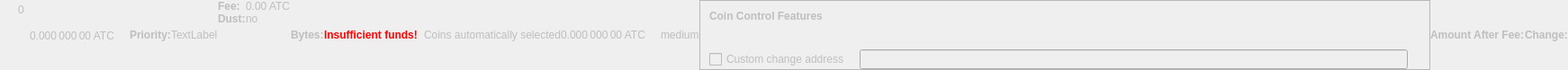
    <widget class="QWidget" name="dummyHideWidget" native="true">
     <property name="enabled">
      <bool>false</bool>
     </property>
     <property name="maximumSize">
      <size>
       <width>100</width>
       <height>22</height>
      </size>
     </property>
     <layout class="QHBoxLayout" name="dummyHideLayout">
      <property name="spacing">
       <number>0</number>
      </property>
      <property name="leftMargin">
       <number>0</number>
      </property>
      <property name="topMargin">
       <number>0</number>
      </property>
      <property name="rightMargin">
       <number>0</number>
      </property>
      <property name="bottomMargin">
       <number>0</number>
      </property>
      <item>
       <layout class="QFormLayout" name="formLayoutCoinControl1">
        <property name="horizontalSpacing">
         <number>10</number>
        </property>
        <property name="verticalSpacing">
         <number>14</number>
        </property>
        <property name="leftMargin">
         <number>10</number>
        </property>
        <property name="topMargin">
         <number>4</number>
        </property>
        <property name="rightMargin">
         <number>6</number>
        </property>
        <item row="0" column="1">
         <widget class="QLabel" name="labelCoinControlBytes">
          <property name="cursor">
           <cursorShape>IBeamCursor</cursorShape>
          </property>
          <property name="contextMenuPolicy">
           <enum>Qt::ActionsContextMenu</enum>
          </property>
          <property name="text">
           <string notr="true">0</string>
          </property>
          <property name="textInteractionFlags">
           <set>Qt::LinksAccessibleByMouse|Qt::TextSelectableByKeyboard|Qt::TextSelectableByMouse</set>
          </property>
         </widget>
        </item>
       </layout>
      </item>
      <item>
       <widget class="QLabel" name="labelCoinControlAfterFee">
        <property name="enabled">
         <bool>false</bool>
        </property>
        <property name="sizePolicy">
         <sizepolicy hsizetype="Fixed" vsizetype="Fixed">
          <horstretch>0</horstretch>
          <verstretch>0</verstretch>
         </sizepolicy>
        </property>
        <property name="minimumSize">
         <size>
          <width>111</width>
          <height>12</height>
         </size>
        </property>
        <property name="maximumSize">
         <size>
          <width>111</width>
          <height>12</height>
         </size>
        </property>
        <property name="cursor">
         <cursorShape>IBeamCursor</cursorShape>
        </property>
        <property name="contextMenuPolicy">
         <enum>Qt::ActionsContextMenu</enum>
        </property>
        <property name="text">
         <string notr="true">0.000 000 00 ATC</string>
        </property>
        <property name="textInteractionFlags">
         <set>Qt::LinksAccessibleByMouse|Qt::TextSelectableByKeyboard|Qt::TextSelectableByMouse</set>
        </property>
       </widget>
      </item>
      <item>
       <widget class="QLabel" name="labelCoinControlPriorityText">
        <property name="enabled">
         <bool>false</bool>
        </property>
        <property name="font">
         <font>
          <weight>75</weight>
          <bold>true</bold>
         </font>
        </property>
        <property name="text">
         <string>Priority:</string>
        </property>
       </widget>
      </item>
      <item>
       <layout class="QHBoxLayout" name="horizontalLayout">
        <item>
         <widget class="QLabel" name="WarningLabel">
          <property name="text">
           <string>TextLabel</string>
          </property>
         </widget>
        </item>
       </layout>
      </item>
      <item>
       <layout class="QFormLayout" name="formLayoutCoinControl3">
        <property name="horizontalSpacing">
         <number>0</number>
        </property>
        <property name="verticalSpacing">
         <number>0</number>
        </property>
        <property name="leftMargin">
         <number>0</number>
        </property>
        <property name="topMargin">
         <number>0</number>
        </property>
        <property name="rightMargin">
         <number>0</number>
        </property>
        <item row="0" column="0">
         <widget class="QLabel" name="labelCoinControlFeeText">
          <property name="enabled">
           <bool>false</bool>
          </property>
          <property name="font">
           <font>
            <weight>75</weight>
            <bold>true</bold>
           </font>
          </property>
          <property name="text">
           <string>Fee:</string>
          </property>
          <property name="margin">
           <number>0</number>
          </property>
         </widget>
        </item>
        <item row="0" column="1">
         <widget class="QLabel" name="labelCoinControlFee">
          <property name="enabled">
           <bool>false</bool>
          </property>
          <property name="cursor">
           <cursorShape>IBeamCursor</cursorShape>
          </property>
          <property name="contextMenuPolicy">
           <enum>Qt::ActionsContextMenu</enum>
          </property>
          <property name="text">
           <string notr="true">0.00 ATC</string>
          </property>
          <property name="textInteractionFlags">
           <set>Qt::LinksAccessibleByMouse|Qt::TextSelectableByKeyboard|Qt::TextSelectableByMouse</set>
          </property>
         </widget>
        </item>
        <item row="1" column="0">
         <widget class="QLabel" name="labelCoinControlLowOutputText">
          <property name="enabled">
           <bool>false</bool>
          </property>
          <property name="font">
           <font>
            <weight>75</weight>
            <bold>true</bold>
           </font>
          </property>
          <property name="text">
           <string>Dust:</string>
          </property>
         </widget>
        </item>
        <item row="1" column="1">
         <widget class="QLabel" name="labelCoinControlLowOutput">
          <property name="enabled">
           <bool>false</bool>
          </property>
          <property name="cursor">
           <cursorShape>IBeamCursor</cursorShape>
          </property>
          <property name="contextMenuPolicy">
           <enum>Qt::ActionsContextMenu</enum>
          </property>
          <property name="text">
           <string>no</string>
          </property>
          <property name="textInteractionFlags">
           <set>Qt::LinksAccessibleByMouse|Qt::TextSelectableByKeyboard|Qt::TextSelectableByMouse</set>
          </property>
         </widget>
        </item>
       </layout>
      </item>
      <item>
       <widget class="QLabel" name="labelCoinControlBytesText">
        <property name="enabled">
         <bool>false</bool>
        </property>
        <property name="font">
         <font>
          <weight>75</weight>
          <bold>true</bold>
         </font>
        </property>
        <property name="text">
         <string>Bytes:</string>
        </property>
       </widget>
      </item>
      <item>
       <layout class="QFormLayout" name="formLayoutCoinControl2">
        <property name="horizontalSpacing">
         <number>0</number>
        </property>
        <property name="verticalSpacing">
         <number>0</number>
        </property>
        <property name="leftMargin">
         <number>0</number>
        </property>
        <property name="topMargin">
         <number>0</number>
        </property>
        <property name="rightMargin">
         <number>0</number>
        </property>
       </layout>
      </item>
      <item>
       <layout class="QHBoxLayout" name="horizontalLayoutCoinControl2">
        <property name="spacing">
         <number>0</number>
        </property>
        <property name="bottomMargin">
         <number>0</number>
        </property>
       </layout>
      </item>
      <item>
       <widget class="QLabel" name="labelCoinControlInsuffFunds">
        <property name="enabled">
         <bool>false</bool>
        </property>
        <property name="minimumSize">
         <size>
          <width>0</width>
          <height>0</height>
         </size>
        </property>
        <property name="font">
         <font>
          <weight>75</weight>
          <bold>true</bold>
         </font>
        </property>
        <property name="styleSheet">
         <string notr="true">color:red;font-weight:bold;</string>
        </property>
        <property name="text">
         <string>Insufficient funds!</string>
        </property>
        <property name="margin">
         <number>5</number>
        </property>
       </widget>
      </item>
      <item>
       <layout class="QFormLayout" name="formLayoutCoinControl4">
        <property name="horizontalSpacing">
         <number>0</number>
        </property>
        <property name="verticalSpacing">
         <number>0</number>
        </property>
        <property name="leftMargin">
         <number>0</number>
        </property>
        <property name="topMargin">
         <number>0</number>
        </property>
        <property name="rightMargin">
         <number>0</number>
        </property>
       </layout>
      </item>
      <item>
       <widget class="QLabel" name="labelCoinControlChangeLabel">
        <property name="enabled">
         <bool>false</bool>
        </property>
        <property name="sizePolicy">
         <sizepolicy hsizetype="Preferred" vsizetype="Expanding">
          <horstretch>0</horstretch>
          <verstretch>0</verstretch>
         </sizepolicy>
        </property>
        <property name="minimumSize">
         <size>
          <width>0</width>
          <height>0</height>
         </size>
        </property>
        <property name="text">
         <string/>
        </property>
        <property name="margin">
         <number>3</number>
        </property>
       </widget>
      </item>
      <item>
       <widget class="QLabel" name="labelCoinControlAutomaticallySelected">
        <property name="enabled">
         <bool>false</bool>
        </property>
        <property name="sizePolicy">
         <sizepolicy hsizetype="Fixed" vsizetype="Fixed">
          <horstretch>0</horstretch>
          <verstretch>0</verstretch>
         </sizepolicy>
        </property>
        <property name="minimumSize">
         <size>
          <width>0</width>
          <height>0</height>
         </size>
        </property>
        <property name="maximumSize">
         <size>
          <width>240</width>
          <height>16777215</height>
         </size>
        </property>
        <property name="text">
         <string>Coins automatically selected</string>
        </property>
        <property name="margin">
         <number>5</number>
        </property>
       </widget>
      </item>
      <item>
       <widget class="QLabel" name="labelCoinControlChange">
        <property name="enabled">
         <bool>false</bool>
        </property>
        <property name="sizePolicy">
         <sizepolicy hsizetype="Fixed" vsizetype="Fixed">
          <horstretch>0</horstretch>
          <verstretch>0</verstretch>
         </sizepolicy>
        </property>
        <property name="minimumSize">
         <size>
          <width>111</width>
          <height>0</height>
         </size>
        </property>
        <property name="maximumSize">
         <size>
          <width>111</width>
          <height>16777215</height>
         </size>
        </property>
        <property name="cursor">
         <cursorShape>IBeamCursor</cursorShape>
        </property>
        <property name="contextMenuPolicy">
         <enum>Qt::ActionsContextMenu</enum>
        </property>
        <property name="text">
         <string notr="true">0.000 000 00 ATC</string>
        </property>
        <property name="textInteractionFlags">
         <set>Qt::LinksAccessibleByMouse|Qt::TextSelectableByKeyboard|Qt::TextSelectableByMouse</set>
        </property>
       </widget>
      </item>
      <item>
       <widget class="QLabel" name="labelCoinControlPriority">
        <property name="enabled">
         <bool>false</bool>
        </property>
        <property name="cursor">
         <cursorShape>IBeamCursor</cursorShape>
        </property>
        <property name="contextMenuPolicy">
         <enum>Qt::ActionsContextMenu</enum>
        </property>
        <property name="text">
         <string>medium</string>
        </property>
        <property name="textInteractionFlags">
         <set>Qt::LinksAccessibleByMouse|Qt::TextSelectableByKeyboard|Qt::TextSelectableByMouse</set>
        </property>
       </widget>
      </item>
      <item>
       <widget class="QFrame" name="frameCoinControl">
        <property name="sizePolicy">
         <sizepolicy hsizetype="Expanding" vsizetype="Expanding">
          <horstretch>0</horstretch>
          <verstretch>0</verstretch>
         </sizepolicy>
        </property>
        <property name="maximumSize">
         <size>
          <width>16777215</width>
          <height>16777215</height>
         </size>
        </property>
        <property name="frameShape">
         <enum>QFrame::StyledPanel</enum>
        </property>
        <property name="frameShadow">
         <enum>QFrame::Sunken</enum>
        </property>
        <layout class="QVBoxLayout" name="verticalLayoutCoinControl2_2">
         <property name="spacing">
          <number>0</number>
         </property>
         <property name="leftMargin">
          <number>0</number>
         </property>
         <property name="topMargin">
          <number>0</number>
         </property>
         <property name="rightMargin">
          <number>0</number>
         </property>
         <property name="bottomMargin">
          <number>0</number>
         </property>
         <item>
          <layout class="QVBoxLayout" name="verticalLayoutCoinControl" stretch="0,0,0,1">
           <property name="spacing">
            <number>0</number>
           </property>
           <property name="leftMargin">
            <number>10</number>
           </property>
           <property name="topMargin">
            <number>10</number>
           </property>
           <item>
            <layout class="QHBoxLayout" name="horizontalLayoutCoinControl1">
             <property name="bottomMargin">
              <number>15</number>
             </property>
             <item>
              <widget class="QLabel" name="labelCoinControlFeatures">
               <property name="enabled">
                <bool>false</bool>
               </property>
               <property name="sizePolicy">
                <sizepolicy hsizetype="Preferred" vsizetype="Maximum">
                 <horstretch>0</horstretch>
                 <verstretch>0</verstretch>
                </sizepolicy>
               </property>
               <property name="font">
                <font>
                 <weight>75</weight>
                 <bold>true</bold>
                </font>
               </property>
               <property name="styleSheet">
                <string notr="true">font-weight:bold;</string>
               </property>
               <property name="text">
                <string>Coin Control Features</string>
               </property>
              </widget>
             </item>
            </layout>
           </item>
           <item>
            <widget class="QWidget" name="widgetCoinControl" native="true">
             <property name="sizePolicy">
              <sizepolicy hsizetype="Preferred" vsizetype="Preferred">
               <horstretch>0</horstretch>
               <verstretch>0</verstretch>
              </sizepolicy>
             </property>
             <property name="minimumSize">
              <size>
               <width>0</width>
               <height>0</height>
              </size>
             </property>
             <property name="styleSheet">
              <string notr="true"/>
             </property>
             <layout class="QHBoxLayout" name="horizontalLayoutCoinControl5_2">
              <property name="leftMargin">
               <number>0</number>
              </property>
              <property name="topMargin">
               <number>0</number>
              </property>
              <property name="rightMargin">
               <number>0</number>
              </property>
              <property name="bottomMargin">
               <number>0</number>
              </property>
              <item>
               <layout class="QHBoxLayout" name="horizontalLayoutCoinControl3">
                <property name="spacing">
                 <number>20</number>
                </property>
                <property name="topMargin">
                 <number>0</number>
                </property>
                <property name="bottomMargin">
                 <number>10</number>
                </property>
               </layout>
              </item>
             </layout>
            </widget>
           </item>
           <item>
            <layout class="QHBoxLayout" name="horizontalLayoutCoinControl4" stretch="0,0,0">
             <property name="spacing">
              <number>12</number>
             </property>
             <property name="sizeConstraint">
              <enum>QLayout::SetDefaultConstraint</enum>
             </property>
             <property name="topMargin">
              <number>5</number>
             </property>
             <property name="rightMargin">
              <number>5</number>
             </property>
             <item>
              <widget class="QCheckBox" name="checkBoxCoinControlChange">
               <property name="enabled">
                <bool>false</bool>
               </property>
               <property name="toolTip">
                <string>If this is activated, but the change address is empty or invalid, change will be sent to a newly generated address.</string>
               </property>
               <property name="text">
                <string>Custom change address</string>
               </property>
              </widget>
             </item>
             <item>
              <widget class="QValidatedLineEdit" name="lineEditCoinControlChange">
               <property name="enabled">
                <bool>false</bool>
               </property>
               <property name="sizePolicy">
                <sizepolicy hsizetype="Expanding" vsizetype="Fixed">
                 <horstretch>0</horstretch>
                 <verstretch>0</verstretch>
                </sizepolicy>
               </property>
              </widget>
             </item>
             <item>
              <widget class="QLabel" name="labelCoinControlChangeLabel_2">
               <property name="sizePolicy">
                <sizepolicy hsizetype="Preferred" vsizetype="Expanding">
                 <horstretch>0</horstretch>
                 <verstretch>0</verstretch>
                </sizepolicy>
               </property>
               <property name="minimumSize">
                <size>
                 <width>0</width>
                 <height>0</height>
                </size>
               </property>
               <property name="text">
                <string/>
               </property>
               <property name="margin">
                <number>3</number>
               </property>
              </widget>
             </item>
            </layout>
           </item>
           <item>
            <spacer name="verticalSpacerCoinControl">
             <property name="orientation">
              <enum>Qt::Vertical</enum>
             </property>
             <property name="sizeHint" stdset="0">
              <size>
               <width>800</width>
               <height>1</height>
              </size>
             </property>
            </spacer>
           </item>
          </layout>
         </item>
        </layout>
       </widget>
      </item>
      <item>
       <widget class="QLabel" name="labelCoinControlAfterFeeText">
        <property name="enabled">
         <bool>false</bool>
        </property>
        <property name="minimumSize">
         <size>
          <width>0</width>
          <height>0</height>
         </size>
        </property>
        <property name="maximumSize">
         <size>
          <width>16777215</width>
          <height>16777215</height>
         </size>
        </property>
        <property name="font">
         <font>
          <weight>75</weight>
          <bold>true</bold>
         </font>
        </property>
        <property name="text">
         <string>Amount After Fee:</string>
        </property>
        <property name="alignment">
         <set>Qt::AlignLeading|Qt::AlignLeft|Qt::AlignVCenter</set>
        </property>
        <property name="margin">
         <number>0</number>
        </property>
       </widget>
      </item>
      <item>
       <widget class="QLabel" name="labelCoinControlChangeText">
        <property name="enabled">
         <bool>false</bool>
        </property>
        <property name="sizePolicy">
         <sizepolicy hsizetype="Preferred" vsizetype="Preferred">
          <horstretch>0</horstretch>
          <verstretch>0</verstretch>
         </sizepolicy>
        </property>
        <property name="minimumSize">
         <size>
          <width>0</width>
          <height>0</height>
         </size>
        </property>
        <property name="maximumSize">
         <size>
          <width>16777215</width>
          <height>16777215</height>
         </size>
        </property>
        <property name="font">
         <font>
          <weight>75</weight>
          <bold>true</bold>
         </font>
        </property>
        <property name="text">
         <string>Change:</string>
        </property>
        <property name="alignment">
         <set>Qt::AlignLeading|Qt::AlignLeft|Qt::AlignVCenter</set>
        </property>
       </widget>
      </item>
     </layout>
    </widget>
